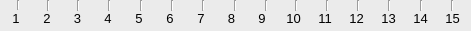
     <widget class="QWidget" name="bkg_Trials" native="true">
      <property name="geometry">
       <rect>
        <x>574</x>
        <y>572</y>
        <width>471</width>
        <height>31</height>
       </rect>
      </property>
      <property name="styleSheet">
       <string notr="true">background-color: rgb(235, 235, 235);</string>
      </property>
      <widget class="QWidget" name="layoutWidget_3">
       <property name="geometry">
        <rect>
         <x>9</x>
         <y>8</y>
         <width>451</width>
         <height>20</height>
        </rect>
       </property>
       <layout class="QHBoxLayout" name="Layout_B1_Trials">
        <property name="spacing">
         <number>17</number>
        </property>
        <item>
         <widget class="QLabel" name="label_103">
          <property name="font">
           <font>
            <pointsize>10</pointsize>
           </font>
          </property>
          <property name="text">
           <string>1</string>
          </property>
          <property name="alignment">
           <set>Qt::AlignCenter</set>
          </property>
         </widget>
        </item>
        <item>
         <widget class="QLabel" name="label_104">
          <property name="font">
           <font>
            <pointsize>10</pointsize>
           </font>
          </property>
          <property name="text">
           <string>2</string>
          </property>
          <property name="alignment">
           <set>Qt::AlignCenter</set>
          </property>
         </widget>
        </item>
        <item>
         <widget class="QLabel" name="label_105">
          <property name="font">
           <font>
            <pointsize>10</pointsize>
           </font>
          </property>
          <property name="text">
           <string>3</string>
          </property>
          <property name="alignment">
           <set>Qt::AlignCenter</set>
          </property>
         </widget>
        </item>
        <item>
         <widget class="QLabel" name="label_106">
          <property name="font">
           <font>
            <pointsize>10</pointsize>
           </font>
          </property>
          <property name="text">
           <string>4</string>
          </property>
          <property name="alignment">
           <set>Qt::AlignCenter</set>
          </property>
         </widget>
        </item>
        <item>
         <widget class="QLabel" name="label_107">
          <property name="font">
           <font>
            <pointsize>10</pointsize>
           </font>
          </property>
          <property name="text">
           <string>5</string>
          </property>
          <property name="alignment">
           <set>Qt::AlignCenter</set>
          </property>
         </widget>
        </item>
        <item>
         <widget class="QLabel" name="label_108">
          <property name="font">
           <font>
            <pointsize>10</pointsize>
           </font>
          </property>
          <property name="text">
           <string>6</string>
          </property>
          <property name="alignment">
           <set>Qt::AlignCenter</set>
          </property>
         </widget>
        </item>
        <item>
         <widget class="QLabel" name="label_109">
          <property name="font">
           <font>
            <pointsize>10</pointsize>
           </font>
          </property>
          <property name="text">
           <string>7</string>
          </property>
          <property name="alignment">
           <set>Qt::AlignCenter</set>
          </property>
         </widget>
        </item>
        <item>
         <widget class="QLabel" name="label_110">
          <property name="font">
           <font>
            <pointsize>10</pointsize>
           </font>
          </property>
          <property name="text">
           <string>8</string>
          </property>
          <property name="alignment">
           <set>Qt::AlignCenter</set>
          </property>
         </widget>
        </item>
        <item>
         <widget class="QLabel" name="label_111">
          <property name="font">
           <font>
            <pointsize>10</pointsize>
           </font>
          </property>
          <property name="text">
           <string>9</string>
          </property>
          <property name="alignment">
           <set>Qt::AlignCenter</set>
          </property>
         </widget>
        </item>
        <item>
         <widget class="QLabel" name="label_112">
          <property name="font">
           <font>
            <pointsize>10</pointsize>
           </font>
          </property>
          <property name="text">
           <string>10</string>
          </property>
          <property name="alignment">
           <set>Qt::AlignCenter</set>
          </property>
         </widget>
        </item>
        <item>
         <widget class="QLabel" name="label_113">
          <property name="font">
           <font>
            <pointsize>10</pointsize>
           </font>
          </property>
          <property name="text">
           <string>11</string>
          </property>
          <property name="alignment">
           <set>Qt::AlignCenter</set>
          </property>
         </widget>
        </item>
        <item>
         <widget class="QLabel" name="label_114">
          <property name="font">
           <font>
            <pointsize>10</pointsize>
           </font>
          </property>
          <property name="text">
           <string>12</string>
          </property>
          <property name="alignment">
           <set>Qt::AlignCenter</set>
          </property>
         </widget>
        </item>
        <item>
         <widget class="QLabel" name="label_115">
          <property name="font">
           <font>
            <pointsize>10</pointsize>
           </font>
          </property>
          <property name="text">
           <string>13</string>
          </property>
          <property name="alignment">
           <set>Qt::AlignCenter</set>
          </property>
         </widget>
        </item>
        <item>
         <widget class="QLabel" name="label_116">
          <property name="font">
           <font>
            <pointsize>10</pointsize>
           </font>
          </property>
          <property name="text">
           <string>14</string>
          </property>
          <property name="alignment">
           <set>Qt::AlignCenter</set>
          </property>
         </widget>
        </item>
        <item>
         <widget class="QLabel" name="label_117">
          <property name="font">
           <font>
            <pointsize>10</pointsize>
           </font>
          </property>
          <property name="text">
           <string>15</string>
          </property>
          <property name="alignment">
           <set>Qt::AlignCenter</set>
          </property>
         </widget>
        </item>
       </layout>
      </widget>
      <widget class="Line" name="line_3">
       <property name="geometry">
        <rect>
         <x>10</x>
         <y>0</y>
         <width>16</width>
         <height>10</height>
        </rect>
       </property>
       <property name="sizePolicy">
        <sizepolicy hsizetype="Fixed" vsizetype="Preferred">
         <horstretch>0</horstretch>
         <verstretch>0</verstretch>
        </sizepolicy>
       </property>
       <property name="font">
        <font>
         <pointsize>9</pointsize>
         <bold>true</bold>
        </font>
       </property>
       <property name="orientation">
        <enum>Qt::Vertical</enum>
       </property>
      </widget>
      <widget class="Line" name="line_4">
       <property name="geometry">
        <rect>
         <x>40</x>
         <y>0</y>
         <width>16</width>
         <height>11</height>
        </rect>
       </property>
       <property name="sizePolicy">
        <sizepolicy hsizetype="Fixed" vsizetype="Preferred">
         <horstretch>0</horstretch>
         <verstretch>0</verstretch>
        </sizepolicy>
       </property>
       <property name="font">
        <font>
         <pointsize>9</pointsize>
         <bold>true</bold>
        </font>
       </property>
       <property name="orientation">
        <enum>Qt::Vertical</enum>
       </property>
      </widget>
      <widget class="Line" name="line_5">
       <property name="geometry">
        <rect>
         <x>70</x>
         <y>0</y>
         <width>16</width>
         <height>11</height>
        </rect>
       </property>
       <property name="sizePolicy">
        <sizepolicy hsizetype="Fixed" vsizetype="Preferred">
         <horstretch>0</horstretch>
         <verstretch>0</verstretch>
        </sizepolicy>
       </property>
       <property name="font">
        <font>
         <pointsize>9</pointsize>
         <bold>true</bold>
        </font>
       </property>
       <property name="orientation">
        <enum>Qt::Vertical</enum>
       </property>
      </widget>
      <widget class="Line" name="line_6">
       <property name="geometry">
        <rect>
         <x>101</x>
         <y>0</y>
         <width>16</width>
         <height>11</height>
        </rect>
       </property>
       <property name="sizePolicy">
        <sizepolicy hsizetype="Fixed" vsizetype="Preferred">
         <horstretch>0</horstretch>
         <verstretch>0</verstretch>
        </sizepolicy>
       </property>
       <property name="font">
        <font>
         <pointsize>9</pointsize>
         <bold>true</bold>
        </font>
       </property>
       <property name="orientation">
        <enum>Qt::Vertical</enum>
       </property>
      </widget>
      <widget class="Line" name="line_7">
       <property name="geometry">
        <rect>
         <x>133</x>
         <y>0</y>
         <width>16</width>
         <height>11</height>
        </rect>
       </property>
       <property name="sizePolicy">
        <sizepolicy hsizetype="Fixed" vsizetype="Preferred">
         <horstretch>0</horstretch>
         <verstretch>0</verstretch>
        </sizepolicy>
       </property>
       <property name="font">
        <font>
         <pointsize>9</pointsize>
         <bold>true</bold>
        </font>
       </property>
       <property name="orientation">
        <enum>Qt::Vertical</enum>
       </property>
      </widget>
      <widget class="Line" name="line_8">
       <property name="geometry">
        <rect>
         <x>164</x>
         <y>0</y>
         <width>16</width>
         <height>11</height>
        </rect>
       </property>
       <property name="sizePolicy">
        <sizepolicy hsizetype="Fixed" vsizetype="Preferred">
         <horstretch>0</horstretch>
         <verstretch>0</verstretch>
        </sizepolicy>
       </property>
       <property name="font">
        <font>
         <pointsize>9</pointsize>
         <bold>true</bold>
        </font>
       </property>
       <property name="orientation">
        <enum>Qt::Vertical</enum>
       </property>
      </widget>
      <widget class="Line" name="line_9">
       <property name="geometry">
        <rect>
         <x>195</x>
         <y>0</y>
         <width>16</width>
         <height>11</height>
        </rect>
       </property>
       <property name="sizePolicy">
        <sizepolicy hsizetype="Fixed" vsizetype="Preferred">
         <horstretch>0</horstretch>
         <verstretch>0</verstretch>
        </sizepolicy>
       </property>
       <property name="font">
        <font>
         <pointsize>9</pointsize>
         <bold>true</bold>
        </font>
       </property>
       <property name="orientation">
        <enum>Qt::Vertical</enum>
       </property>
      </widget>
      <widget class="Line" name="line_10">
       <property name="geometry">
        <rect>
         <x>227</x>
         <y>0</y>
         <width>16</width>
         <height>11</height>
        </rect>
       </property>
       <property name="sizePolicy">
        <sizepolicy hsizetype="Fixed" vsizetype="Preferred">
         <horstretch>0</horstretch>
         <verstretch>0</verstretch>
        </sizepolicy>
       </property>
       <property name="font">
        <font>
         <pointsize>9</pointsize>
         <bold>true</bold>
        </font>
       </property>
       <property name="orientation">
        <enum>Qt::Vertical</enum>
       </property>
      </widget>
      <widget class="Line" name="line_11">
       <property name="geometry">
        <rect>
         <x>258</x>
         <y>0</y>
         <width>16</width>
         <height>11</height>
        </rect>
       </property>
       <property name="sizePolicy">
        <sizepolicy hsizetype="Fixed" vsizetype="Preferred">
         <horstretch>0</horstretch>
         <verstretch>0</verstretch>
        </sizepolicy>
       </property>
       <property name="font">
        <font>
         <pointsize>9</pointsize>
         <bold>true</bold>
        </font>
       </property>
       <property name="orientation">
        <enum>Qt::Vertical</enum>
       </property>
      </widget>
      <widget class="Line" name="line_12">
       <property name="geometry">
        <rect>
         <x>288</x>
         <y>0</y>
         <width>16</width>
         <height>11</height>
        </rect>
       </property>
       <property name="sizePolicy">
        <sizepolicy hsizetype="Fixed" vsizetype="Preferred">
         <horstretch>0</horstretch>
         <verstretch>0</verstretch>
        </sizepolicy>
       </property>
       <property name="font">
        <font>
         <pointsize>9</pointsize>
         <bold>true</bold>
        </font>
       </property>
       <property name="orientation">
        <enum>Qt::Vertical</enum>
       </property>
      </widget>
      <widget class="Line" name="line_13">
       <property name="geometry">
        <rect>
         <x>319</x>
         <y>0</y>
         <width>16</width>
         <height>11</height>
        </rect>
       </property>
       <property name="sizePolicy">
        <sizepolicy hsizetype="Fixed" vsizetype="Preferred">
         <horstretch>0</horstretch>
         <verstretch>0</verstretch>
        </sizepolicy>
       </property>
       <property name="font">
        <font>
         <pointsize>9</pointsize>
         <bold>true</bold>
        </font>
       </property>
       <property name="orientation">
        <enum>Qt::Vertical</enum>
       </property>
      </widget>
      <widget class="Line" name="line_15">
       <property name="geometry">
        <rect>
         <x>348</x>
         <y>0</y>
         <width>20</width>
         <height>11</height>
        </rect>
       </property>
       <property name="sizePolicy">
        <sizepolicy hsizetype="Fixed" vsizetype="Preferred">
         <horstretch>0</horstretch>
         <verstretch>0</verstretch>
        </sizepolicy>
       </property>
       <property name="font">
        <font>
         <pointsize>9</pointsize>
         <bold>true</bold>
        </font>
       </property>
       <property name="orientation">
        <enum>Qt::Vertical</enum>
       </property>
      </widget>
      <widget class="Line" name="line_14">
       <property name="geometry">
        <rect>
         <x>381</x>
         <y>0</y>
         <width>16</width>
         <height>11</height>
        </rect>
       </property>
       <property name="sizePolicy">
        <sizepolicy hsizetype="Fixed" vsizetype="Preferred">
         <horstretch>0</horstretch>
         <verstretch>0</verstretch>
        </sizepolicy>
       </property>
       <property name="font">
        <font>
         <pointsize>9</pointsize>
         <bold>true</bold>
        </font>
       </property>
       <property name="orientation">
        <enum>Qt::Vertical</enum>
       </property>
      </widget>
      <widget class="Line" name="line_16">
       <property name="geometry">
        <rect>
         <x>413</x>
         <y>0</y>
         <width>16</width>
         <height>11</height>
        </rect>
       </property>
       <property name="sizePolicy">
        <sizepolicy hsizetype="Fixed" vsizetype="Preferred">
         <horstretch>0</horstretch>
         <verstretch>0</verstretch>
        </sizepolicy>
       </property>
       <property name="font">
        <font>
         <pointsize>9</pointsize>
         <bold>true</bold>
        </font>
       </property>
       <property name="orientation">
        <enum>Qt::Vertical</enum>
       </property>
      </widget>
      <widget class="Line" name="line_17">
       <property name="geometry">
        <rect>
         <x>444</x>
         <y>0</y>
         <width>16</width>
         <height>11</height>
        </rect>
       </property>
       <property name="sizePolicy">
        <sizepolicy hsizetype="Fixed" vsizetype="Preferred">
         <horstretch>0</horstretch>
         <verstretch>0</verstretch>
        </sizepolicy>
       </property>
       <property name="font">
        <font>
         <pointsize>9</pointsize>
         <bold>true</bold>
        </font>
       </property>
       <property name="orientation">
        <enum>Qt::Vertical</enum>
       </property>
      </widget>
     </widget>
